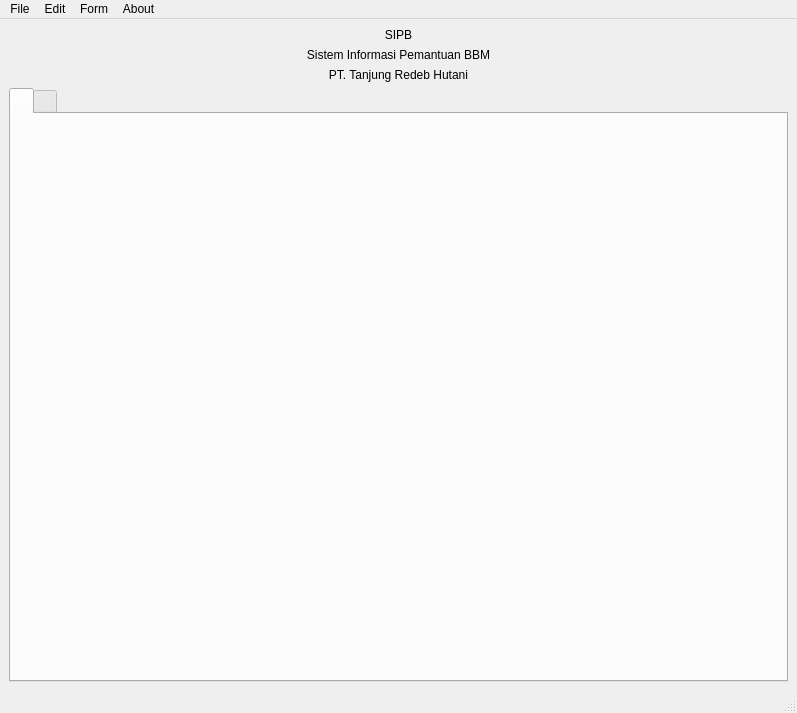
<?xml version="1.0" encoding="UTF-8"?>
<ui version="4.0">
 <class>MainWindow</class>
 <widget class="QMainWindow" name="MainWindow">
  <property name="geometry">
   <rect>
    <x>0</x>
    <y>0</y>
    <width>797</width>
    <height>713</height>
   </rect>
  </property>
  <property name="windowTitle">
   <string>MainWindow</string>
  </property>
  <widget class="QWidget" name="centralwidget">
   <layout class="QVBoxLayout" name="verticalLayout_2">
    <item>
     <layout class="QVBoxLayout" name="verticalLayout_9">
      <item>
       <widget class="QLabel" name="label">
        <property name="text">
         <string>SIPB</string>
        </property>
        <property name="alignment">
         <set>Qt::AlignmentFlag::AlignCenter</set>
        </property>
       </widget>
      </item>
      <item>
       <widget class="QLabel" name="label_2">
        <property name="text">
         <string>Sistem Informasi Pemantuan BBM</string>
        </property>
        <property name="alignment">
         <set>Qt::AlignmentFlag::AlignCenter</set>
        </property>
       </widget>
      </item>
      <item>
       <widget class="QLabel" name="label_3">
        <property name="text">
         <string>PT. Tanjung Redeb Hutani</string>
        </property>
        <property name="alignment">
         <set>Qt::AlignmentFlag::AlignCenter</set>
        </property>
       </widget>
      </item>
     </layout>
    </item>
    <item>
     <layout class="QHBoxLayout" name="horizontalLayout"/>
    </item>
    <item>
     <widget class="QTabWidget" name="tabWidget">
      <property name="currentIndex">
       <number>0</number>
      </property>
      <widget class="QWidget" name="tabWidgetPage1">
       <property name="enabled">
        <bool>true</bool>
       </property>
       <attribute name="title">
        <string/>
       </attribute>
      </widget>
      <widget class="QWidget" name="tabWidgetPage2">
       <property name="enabled">
        <bool>true</bool>
       </property>
       <attribute name="title">
        <string/>
       </attribute>
      </widget>
     </widget>
    </item>
   </layout>
  </widget>
  <widget class="QMenuBar" name="menubar">
   <property name="geometry">
    <rect>
     <x>0</x>
     <y>0</y>
     <width>797</width>
     <height>33</height>
    </rect>
   </property>
   <widget class="QMenu" name="menuFile">
    <property name="title">
     <string>File</string>
    </property>
    <addaction name="actionReports"/>
   </widget>
   <widget class="QMenu" name="menuTemplate">
    <property name="title">
     <string>Edit</string>
    </property>
    <addaction name="actionEdit_Password"/>
   </widget>
   <widget class="QMenu" name="menuForm">
    <property name="title">
     <string>Form</string>
    </property>
    <addaction name="actionAsset"/>
    <addaction name="actionTangki"/>
    <addaction name="actionSupplier"/>
   </widget>
   <widget class="QMenu" name="menuAbout">
    <property name="title">
     <string>About</string>
    </property>
    <addaction name="actionDonate"/>
   </widget>
   <addaction name="menuFile"/>
   <addaction name="menuTemplate"/>
   <addaction name="menuForm"/>
   <addaction name="menuAbout"/>
  </widget>
  <widget class="QStatusBar" name="statusbar"/>
  <action name="actionAsset">
   <property name="text">
    <string>Assets</string>
   </property>
  </action>
  <action name="actionTangki">
   <property name="text">
    <string>Tangki</string>
   </property>
  </action>
  <action name="actionEdit_Password">
   <property name="text">
    <string>Password</string>
   </property>
  </action>
  <action name="actionDonate">
   <property name="text">
    <string>Donate</string>
   </property>
  </action>
  <action name="actionReports">
   <property name="text">
    <string>Reports</string>
   </property>
  </action>
  <action name="actionSupplier">
   <property name="text">
    <string>Supplier</string>
   </property>
  </action>
 </widget>
 <resources/>
 <connections/>
</ui>
